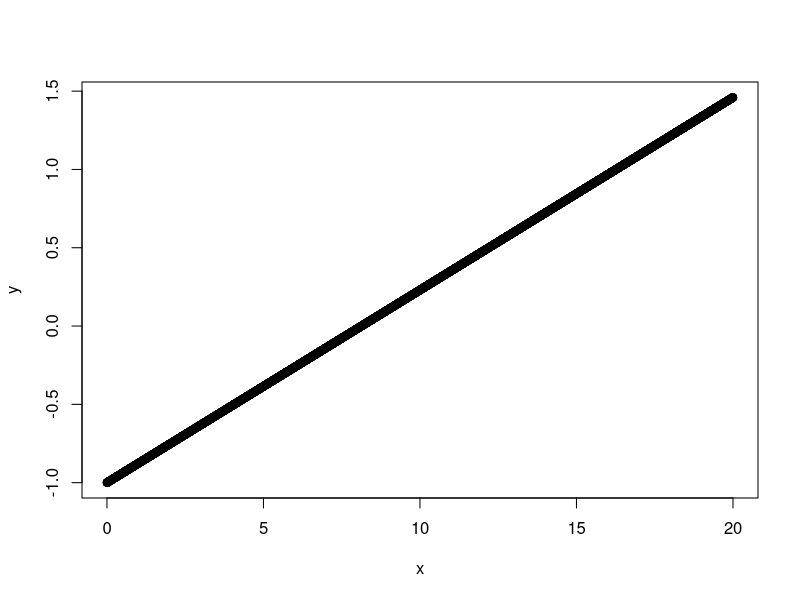
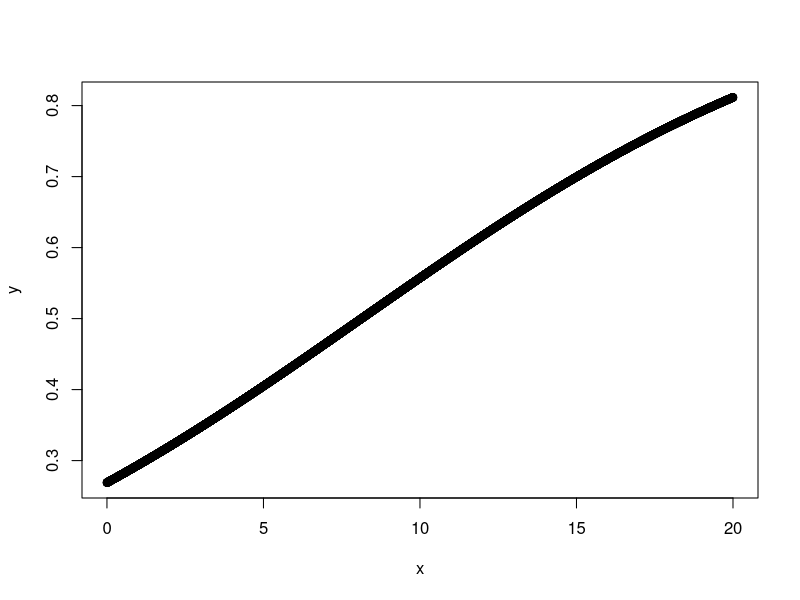
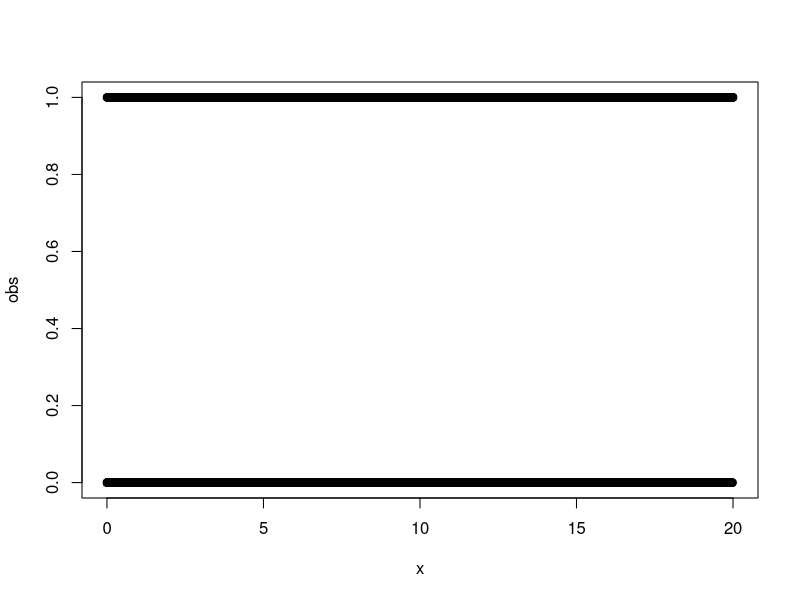
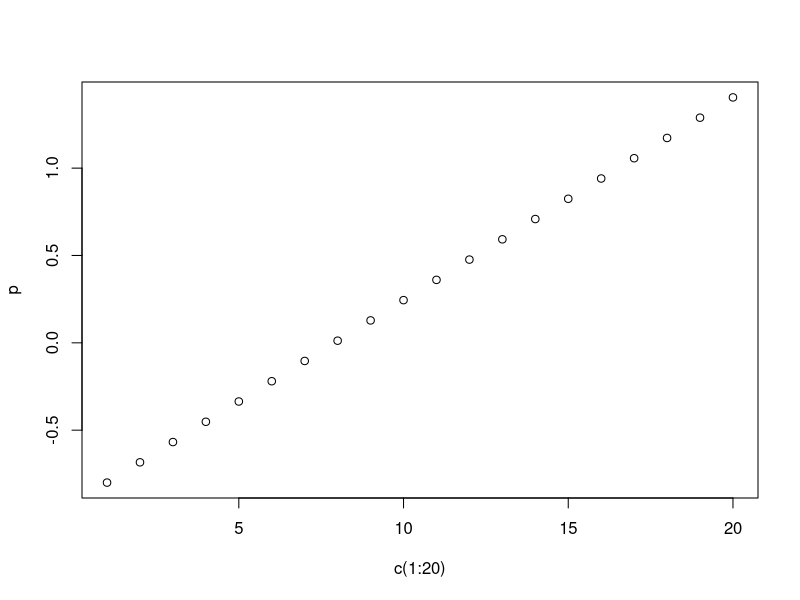
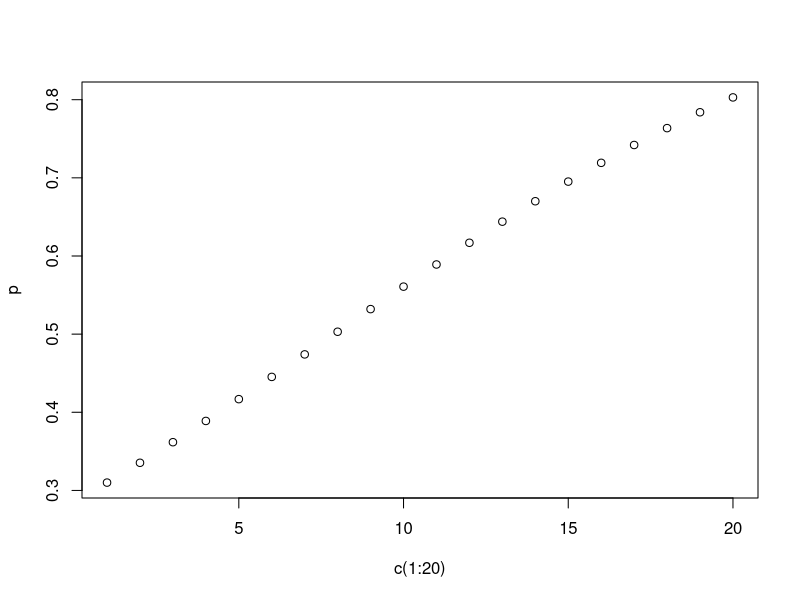

The R script that drew these images, in order:

n=10000
x<- runif(n, 0, 20)
b0<- -1
b1<- 0.123
y<- b0+b1*x
plot(x,y)
y<- exp(y)/(1+exp(y))
plot(x,y)
obs<- rbinom(n,1, y)
dat<- data.frame(x=x, obs=obs)
plot(obs~x,dat)

fit<- glm(obs~x,dat,family=binomial)
fit # the coefficents are the log odds
or<- exp(coef(fit))# convert to odds ratio
or[2] # says that for a 1 unit increase in x the it is 13% increase in the odds of success


## WHAT DOES THAT MEAN IN PRACTICE
x<- c(1:20)
p<- coef(fit)[1] + coef(fit)[2]*x # log odds 
plot(c(1:20),p) # log odds versus x
p<- exp(p)/(1+exp(p)) # convert to probability via logit function
plot(c(1:20),p) # bound between 0 and 1
# CALCULATE THE ODDS FOR EACH POINT FROM PROBABILITIES
odds<- p/(1-p)

# ODDS OF SUCCESS AT X = 5 IS
odds[5] # or 0.68 to one, not very good odds!
# ODDS OF SUCCESS AT X = 10 IS
odds[10] # or 1.2 to one, better more likley be successful

# ODDS OF SUCCESS AT X = 20 IS
odds[20] # or 4.3 to one, very likley be successful

# ODDS RATIO PROVIDES A WAY TO EVALUTE THE HOW A CHANGE WILL INCREASE OR 
# DECREASE YOUR ODDS OF SUCCESS
# THE ODDS FROM ABOVE
odds
# the ratio of the odds
odds[2]/odds[1]
odds[15]/odds[14]
odds[20]/odds[19]
# THE ABOVE ARE ALL THE SAME FOR A 1 UNIT INCREASE THE ODDS IS 1.13 TIMES THE PREVIOUS
# IF YOU EXPONATE THE COEFFICIENT FOR X FROM THE MODEL YOU GET THE SAME NUMBER!
exp(coef(fit))[2]

# SO IT IS A NICE WAY TO COMPARE THE EFFECT OF DIFFERENT PARAMETERS ON THE ODDS OF SUCCESS
# OR FAILURE.  